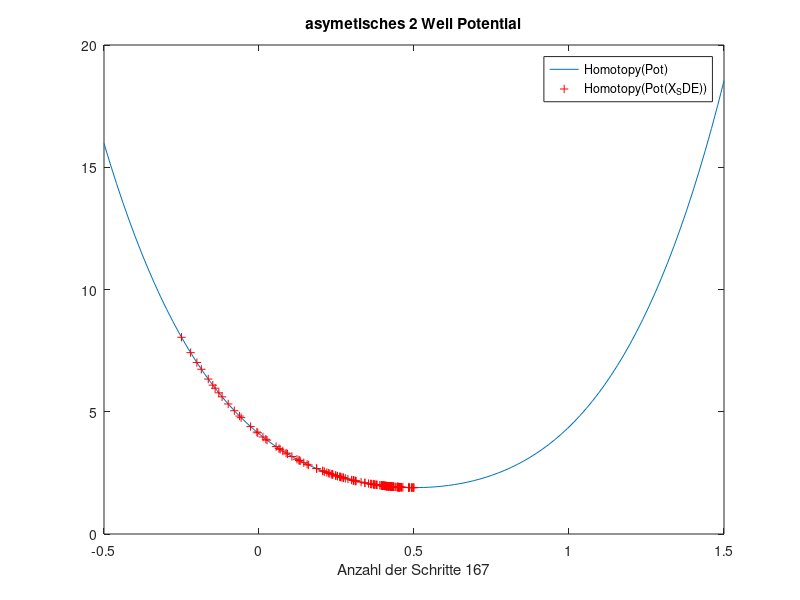
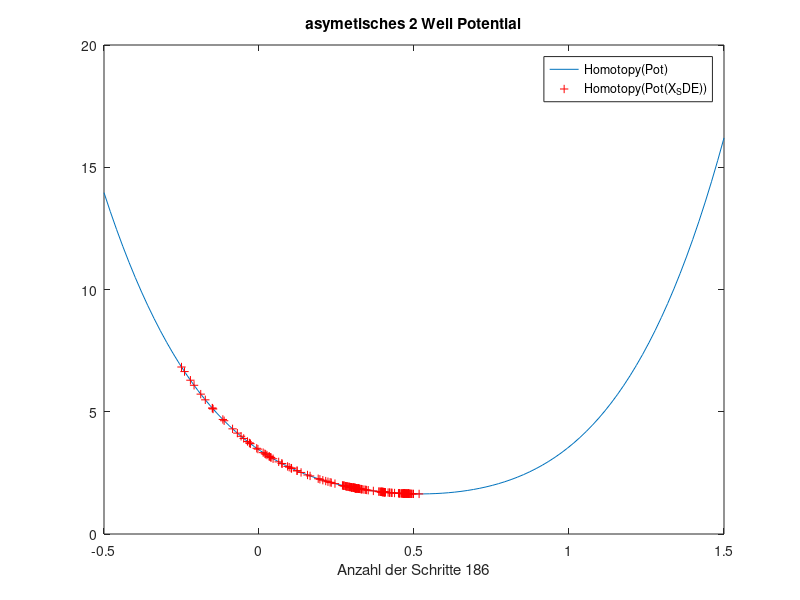
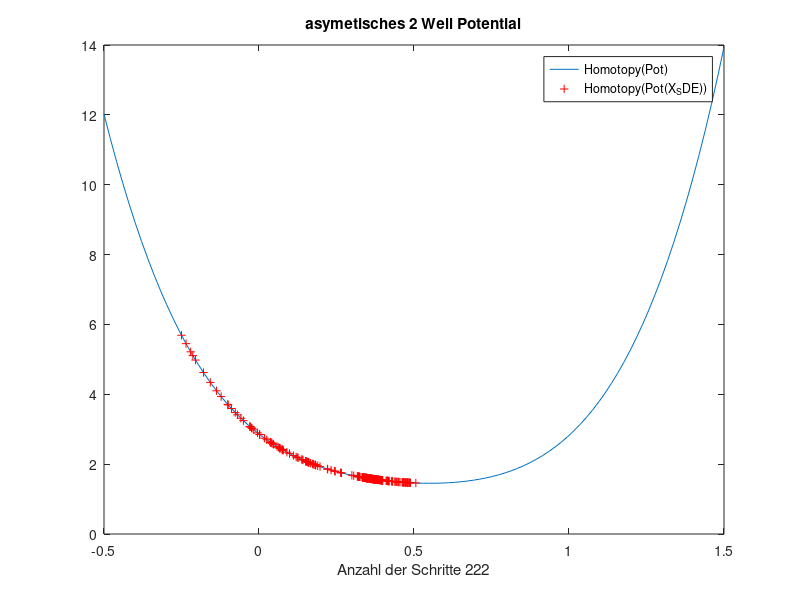
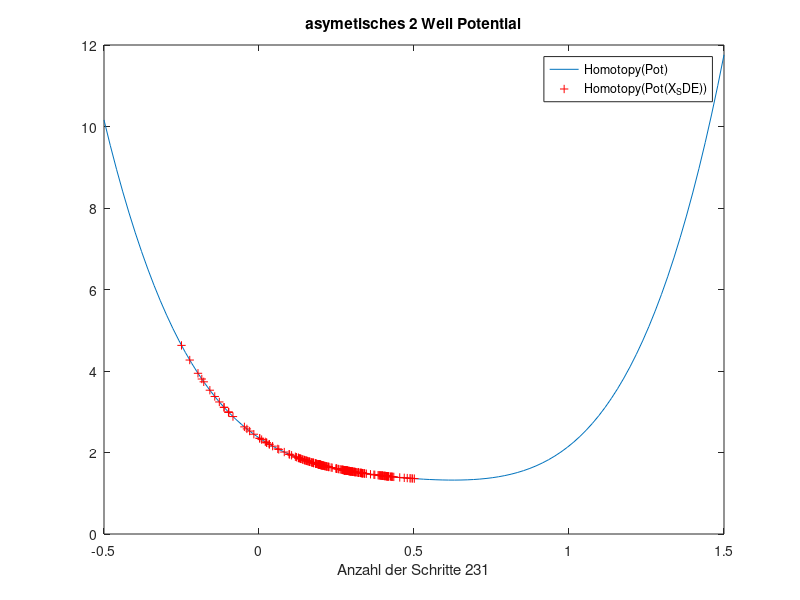

The MATLAB script that drew these images, in order:
%Skipt zur Simulation mit Homotopie
clear Xem
close all
% %Range
x=linspace(-0.5,1.5);
%e.g. 
poth =@(y) 8.*y.^4-44/3.*y.^3 + 2.*y.^2 +11/3.*y+1;
dpoth =@(y) 32.*y.^3-44.*y.^2+4.*y.^2+11/3;
pot = poth(x);
dpot= dpoth(x);
%t=0:0.1:1;
t=0.16:-.02:0.0;
%homopot = homopoth(x);





epsilon = 0.3;
% a = 0.5;
% b =-0.5;
% Xzero=1;

a = 1.1;
b = 1.2;


N=1000; Xzero=-0.25; dt=1/N;

dW=sqrt(dt)*randn(1,N);
%Xem = zeros(1,N);



 
 for i=1:length(t)
     clear Xem
     homopoth =@(y) poth(y)+96.*t(i).^2+(4-88.*y+96.*y.^2).*t(i);
     dhomopoth =@(y) dpoth(y)+(-88 +192.*y).*t(i);
     Xtemp=Xzero;
     j=1;
    %for j=1:N
    while (Xtemp < 0.5)
        Xtemp = Xtemp -(dhomopoth(Xtemp))*dt + sqrt(dt)*epsilon*randn;
        Xem(j) = Xtemp;
        if j >=N
              break
        end
        j=j+1;
 %end
        %j=j+1
%         if ((Xtemp>b) || (Xtemp<a))
%             hit = hit+1;
%             break
%         end
    end
%hit 



figure(i)
% subplot(121)
% plot(x,homopoth(x))
% subplot(122)
plot(x,homopoth(x)), hold on
plot([Xzero,Xem],homopoth([Xzero Xem]),'r+'),%hold off
hold off
legend('Homotopy(Pot)','Homotopy(Pot(X_SDE))')
title('asymetisches 2 Well Potential')
xlabel(['Anzahl der Schritte ' num2str(j)])

 end
